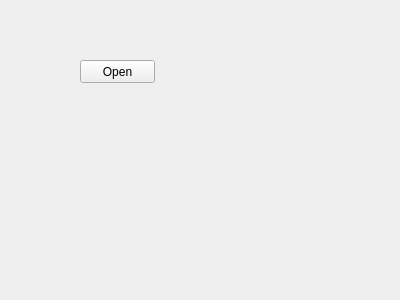
<?xml version="1.0" encoding="UTF-8"?>
<ui version="4.0">
 <class>Widget</class>
 <widget class="QWidget" name="Widget">
  <property name="geometry">
   <rect>
    <x>0</x>
    <y>0</y>
    <width>400</width>
    <height>300</height>
   </rect>
  </property>
  <property name="windowTitle">
   <string>Widget</string>
  </property>
  <widget class="QPushButton" name="pushButton">
   <property name="geometry">
    <rect>
     <x>80</x>
     <y>60</y>
     <width>75</width>
     <height>23</height>
    </rect>
   </property>
   <property name="text">
    <string>Open</string>
   </property>
  </widget>
 </widget>
 <layoutdefault spacing="6" margin="11"/>
 <resources/>
 <connections/>
</ui>
